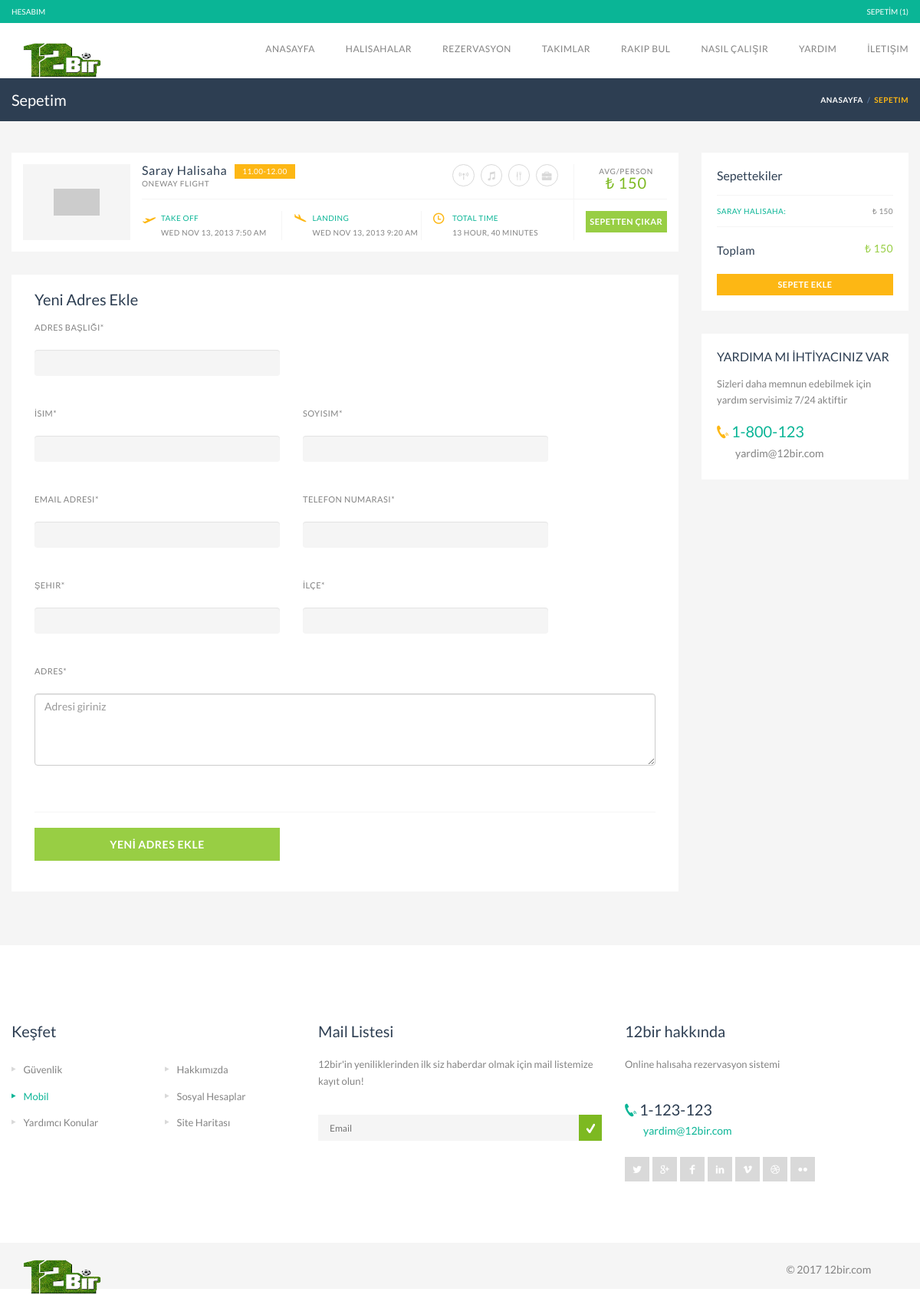
Page /sepetim/ (signed in) on the committed database.
### field/models.py (models this page shows, shortened)
class Sepet(models.Model):
    user = models.ForeignKey(settings.AUTH_USER_MODEL, default=1)
    field = models.ForeignKey('Field',on_delete=models.CASCADE,related_name="field")
    selected = models.CharField(max_length=40)
    created = models.DateTimeField(auto_now_add=True)

### account/views.py (the view, shortened to what this page needs)
# urls.py: url(r'^sepetim/$',SepetView.as_view(),name="sepetim"),
class SepetView(LoggedInMixin,ListView,FormView):
    template_name = "sepetim.html"
    form_class = AddressForm
    context_object_name ="sepet_list"
    success_url = reverse_lazy('sepetim')
    def get_queryset(self):
        return Sepet.objects.filter(user=self.request.user)
    def get_context_data(self, *args, **kwargs):
        context = super(SepetView, self).get_context_data(*args, **kwargs)
        address = Address.objects.filter(user=self.request.user)
        totalPrice = 0;
        sepet_list = self.get_queryset()
        for sepet in sepet_list:
            totalPrice += sepet.field.price
        context['totalPrice'] = totalPrice
        context['address_list'] = address
        return context

### account/mixins.py (called while the page is built)
    @method_decorator(login_required)
    def dispatch(self, *args, **kwargs):
        return super(LoggedInMixin, self).dispatch(*args, **kwargs)

### account/views.py (called while the page is built)
def sepetHeader(request):
    user = request.user;
    if user.is_authenticated:
        list = Sepet.objects.filter(user=user)
        return { "sepetNumber":list.count}
    return {}

### account/templates/sepetim.html (shortened to what this page needs)
{% extends "base.html" %}
{% load crispy_forms_tags %}
{% block content %}
  <div class="page-title-container">
            <div class="container">
                <div class="page-title pull-left">
                    <h2 class="entry-title">Sepetim</h2>
                </div>
                <ul class="breadcrumbs pull-right">
                    <li><a href="#">Anasayfa</a></li>
                    <li class="active">Sepetim</li>
                </ul>
            </div>
        </div>
    <section id="content" class="gray-area">
            <div class="container">
                      <div class="col-lg-9 listing-style3 flight">
                        </div>
                <div class="row">
                    <div id="main" class="col-sms-6 col-sm-8 col-md-9 listing-style3 flight">
                            {% for object in sepet_list %}
                             <article class="box">
                                <figure class="col-xs-3 col-sm-2">
                                    <span><img alt="" src="http://placehold.it/270x160"></span>
                                </figure>
                                <div class="details col-xs-9 col-sm-10">
                                    <div class="details-wrapper">
                                        <div class="first-row">
                                            <div>
                                                <h4 class="box-title">{{ object.field.name }}<small>Oneway flight</small></h4>
                                                <a class="button btn-mini yellow">11.00-12.00</a>
                                                <div class="amenities">
                                                    <i class="soap-icon-wifi circle"></i>
                                                    <i class="soap-icon-entertainment circle"></i>
                                                    <i class="soap-icon-fork circle"></i>
                                                    <i class="soap-icon-suitcase circle"></i>
                                                </div>
                                            </div>
                                            <div>
                                                <span class="price"><small>AVG/PERSON</small>₺ {{ object.field.price }}</span>
                                            </div>
                                        </div>
                                        <div class="second-row">
                                            <div class="time">
                                                <div class="take-off col-sm-4">
                                                    <div class="icon"><i class="soap-icon-plane-right yellow-color"></i></div>
                                                    <div>
                                                        <span class="skin-color">Take off</span><br />Wed Nov 13, 2013 7:50 Am
                                                    </div>
                                                </div>
                                                <div class="landing col-sm-4">
                                                    <div class="icon"><i class="soap-icon-plane-right yellow-color"></i></div>
                                                    <div>
                                                        <span class="skin-color">landing</span><br />Wed Nov 13, 2013 9:20 am
                                                    </div>
                                                </div>
                                                <div class="total-time col-sm-4">
                                                    <div class="icon"><i class="soap-icon-clock yellow-color"></i></div>
                                                    <div>
                                                        <span class="skin-color">total time</span><br />13 Hour, 40 minutes
                                                    </div>
                                                </div>
                                            </div>
                                            <div class="action">
                                                <form method="POST" action="{% url "sepet-delete" object.id %}">
                                                <button type="submit" class="button btn-small full-width">SEPETTEN ÇIKAR</button>
                                                </form>
                                            </div>
                                        </div>
                                    </div>
                                </div>
                            </article>
                            {% endfor %}
                        <div class="booking-section travelo-box">
                            <form class="booking-form" method="POST">
                                <div class="person-information">
                                    <h2>Yeni Adres Ekle</h2>
                     {% crispy form %}
                                 <hr />
                                    <div class="form-group row">
                                    <div class="col-sm-6 col-md-5">
                                        <button type="submit" class="full-width btn-large">YENİ ADRES EKLE</button>
                                    </div>
                                </div>
                                </div>
                            </form>
                        </div>
                    </div>
                    <div class="sidebar col-sms-6 col-sm-4 col-md-3">
                        <div class="booking-details travelo-box">
                            <h4>Sepettekiler</h4>
                            <dl class="other-details">
                                 {% for object in sepet_list %}
                                <dt class="feature">{{ object.field.name }}:</dt><dd class="value">₺ {{ object.field.price }}</dd>
                                {% endfor %}
                                <dt class="total-price">Toplam </dt><dd class="total-price-value">₺ {{ totalPrice }}</dd>
                            </dl>
                            <a class="button yellow full-width uppercase btn-small sepete-ekle">sepete ekle</a>
                        </div>
                       <div class="travelo-box contact-box">
                            <h4>YARDIMA MI İHTİYACINIZ VAR</h4>
                            <p>Sizleri daha memnun edebilmek için yardım servisimiz 7/24 aktiftir</p>
                            <address class="contact-details">
                                <span class="contact-phone"><i class="soap-icon-phone"></i> 1-800-123</span>
                                <br>
                                <a class="contact-email" href="#">yardim@12bir.com</a>
                            </address>
                        </div>
                    </div>
                </div>
            </div>
        </section>
{% endblock %}

### static-storage/css/responsive.css (style rules this page uses)
.col-sms-1, .col-sms-2, .col-sms-3, .col-sms-4, .col-sms-5, .col-sms-6, .col-sms-7, .col-sms-8, .col-sms-9, .col-sms-10, .col-sms-11, .col-sms-12 { position: relative; min-height: 1px; padding-left: 15px; padding-right: 15px; }
@media (min-width: 1200px) { .container { padding-left: 0; padding-right: 0; } }

### rows in the picture
Sepet: field.name "Saray Halisaha", field.price "150", field.name "SARAY HALISAHA"

### other values in the picture
{{ sepetNumber }} "1"
{{ totalPrice }} "150"
